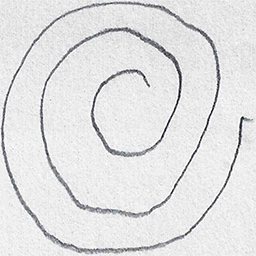
#> input picture Projeto Final/parkinson-develop/dataset/spiral/training/healthy/V01HE03.png, 256 x 256 px; its folder holds only this picture in this run
$ jupyter execute --allow-errors parkinson.ipynb   (shell and % lines are left out)
#> lines starting #> are read from the running program, lines starting #| are printed output that depends on the picture
[cell 1]
# -------------------- Build-in modules --------------------
import logging
import os
import sys
# -------------------- Added modules -----------------------
import cv2
import numpy as np
from imutils import paths, build_montages
from skimage import feature
from sklearn.ensemble import RandomForestClassifier
from sklearn.metrics import confusion_matrix
from sklearn.preprocessing import LabelEncoder
from matplotlib import pyplot as plt
# ----------------------------------------------------------

[cell 2]
model = None

[cell 3]
def quantify_image(image):
    # compute the histogram of oriented gradients feature vector for the input image
    features = feature.hog(image, orientations=9,
                           pixels_per_cell=(10, 10), cells_per_block=(2, 2),
                           transform_sqrt=True, block_norm="L1")

    # return the feature vector
    return features

[cell 4]
def load_split(path):
    # grab the list of images in the input directory, then initialize the list of data (i.e., images) and class labels
    image_paths = list(paths.list_images(path))
    data = []
    labels = []

    # loop over the image paths
    for imagePath in image_paths:
        # extract the class label from the filename
        label = imagePath.split(os.path.sep)[-2]

        # load the input image, convert it to grayscale, and resize
        # it to 200x200 pixels, ignoring aspect ratio
        image = cv2.imread(imagePath)
#> image is the input picture: shape (256, 256, 3); mean B, G, R 226.3, 225.7, 225.7
        image = cv2.cvtColor(image, cv2.COLOR_BGR2GRAY)
#> image: shape (256, 256)
        image = cv2.resize(image, (200, 200))
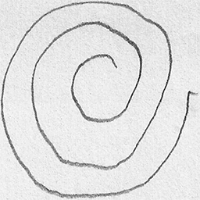
#> image: shape (200, 200); min 13, max 255, mean 225.7

        # threshold the image such that the drawing appears as white
        # on a black background
        image = cv2.threshold(image, 0, 255,
                              cv2.THRESH_BINARY_INV | cv2.THRESH_OTSU)[1]
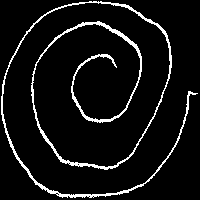
#> image: shape (200, 200); 7% white in thin lines or dots

        # quantify the image
        features = quantify_image(image)
#> in quantify_image, `features = feature.hog(image, orientations=9, pixels_per_cell=(10, 10)..`: features = 12996 values, max 1 at index 2918, min 0 at index 0, mean 0.022

        # update the data and labels lists, respectively
        data.append(features)
        labels.append(label)
#> pass 2 of the loop in load_split, `for imagePath in image_paths:`:
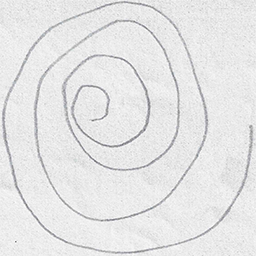
#> input picture Projeto Final/parkinson-develop/dataset/spiral/training/parkinson/V01PE02.png, 256 x 256 px
#> in load_split, image is the input picture: shape (256, 256, 3); mean B, G, R 229.7, 229.4, 229.4
#> in load_split, `image = cv2.resize(image, (200, 200))`:
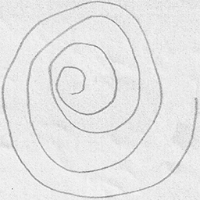
#> image: shape (200, 200); min 127, max 252, mean 229.3
#> in load_split, `image = cv2.threshold(image, 0, 255, cv2.THRESH_BINARY_INV | cv2.THRES..`:
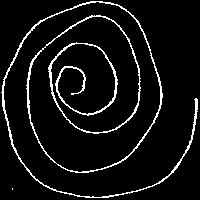
#> image: shape (200, 200); 6.7% white in thin lines or dots
#> in load_split, `features = quantify_image(image)`: features = 12996 values, max 1 at index 6282, min 0 at index 0, mean 0.0233

    # return the data and labels
    return np.array(data), np.array(labels)

[cell 5]
global model

# Store current working directory
path = os.path.abspath('')

# Append current directory to the python path
sys.path.append(path)

# define the path to the training and testing directories
training_path = path + '/dataset/spiral/training'
testing_path = path + '/dataset/spiral/testing'

n_trials = 10

# loading the training and testing data
print("[INFO] loading data...")
(trainX, trainY) = load_split(training_path)
(testX, testY) = load_split(testing_path)

# encode the labels as integers
le = LabelEncoder()
trainY = le.fit_transform(trainY)
#> trainY = [0, 1]
testY = le.transform(testY)

# initialize our trials dictionary
trials = {}

# loop over the number of trials to run
#> (the rest of this cell did not finish here and is left out)
